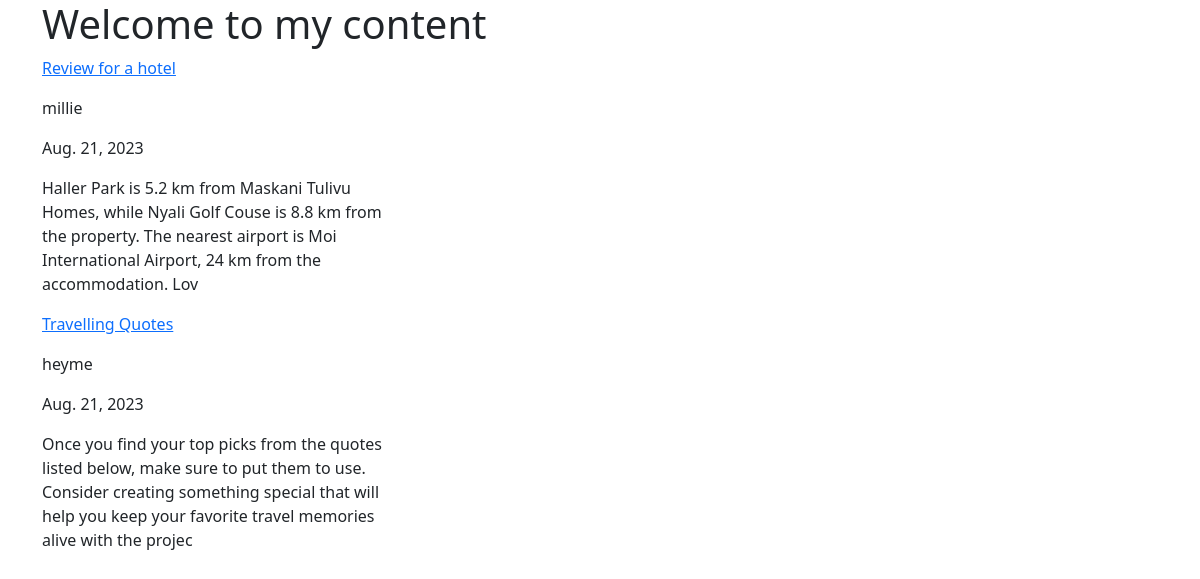
The page / on the database its author committed.
### blogcontent/models.py (models this page shows, shortened)
class Blog(models.Model):
    post = models.TextField()
    title = models.CharField(max_length=100)
    name = models.ForeignKey(User, on_delete=models.CASCADE)
    date_of_post = models.DateField(default=date.today)
    description = models.TextField(max_length=200)
    image = models.ImageField(upload_to="images")
    category = models.ForeignKey(Category, default=1, on_delete=models.CASCADE)

### blogcontent/views.py (the view)
# urls.py: path("", views.postcontent, name='content'),
def postcontent(request):
    posts = Blog.objects.all()
    context = {
        "posts": posts,
    }
    return render(request, "postcontent.html", context)

### templates/postcontent.html
{% extends "layout.html" %}
{% block Content %}
<h1>Welcome to my content</h1>
<div class="row">
    <div class="col-4">
        {% for post in posts %}
        <a href="{% url 'details' post.pk %}">
        <p>{{post.title}}</p>
        </a>
        <p>{{post.name.username}}</p>
        <p>{{post.date_of_post}}</p>
        <p>{{post.description}}</p>
        {% endfor %}
    </div>
</div>
{% endblock %}

### rows shown on the page
Blog: title "Review for a hotel", name.username "millie", date_of_post "Aug. 21, 2023", description "Haller Park is 5.2 km from Maskani Tulivu Homes, while Nyali Golf Couse is 8.8 km from the property. The nearest airport is Moi International Airport, 24 km from the accommodation. Lov"
Blog: title "Travelling Quotes", name.username "heyme", date_of_post "Aug. 21, 2023", description "Once you find your top picks from the quotes listed below, make sure to put them to use. Consider creating something special that will help you keep your favorite travel memories alive with the projec"
